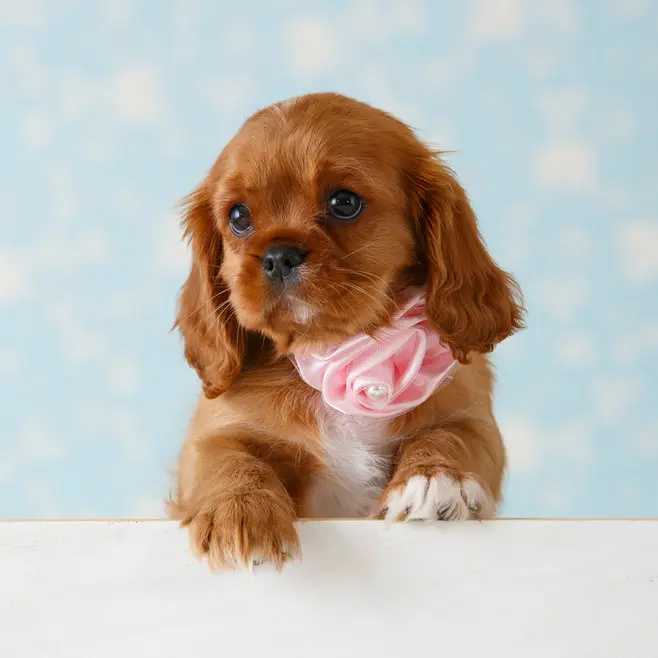
#> input picture test_data/dog.png, 658 x 658 px
$ python Opencv_4.py
#> lines starting #> are read from the running program, lines starting #| are printed output that depends on the picture
import cv2 as cv
# cv.cvtColor()函数灰度处理
# 原始读入为BGR格式
img = cv.imread("test_data/dog.png")
#> img is the input picture: shape (658, 658, 3); mean B, G, R 178, 185.7, 191.8
# 交换通道顺序 BGR->GRB
# summarize: COLOR_BGR2GRAY：原格式->灰度处理
#            COLOR_RGB2GRAY：原格式->RGB变换->灰度处理 especially:原格式为RGB<=>BGR->灰度处理
img_RGB = cv.cvtColor(img, cv.COLOR_BGR2RGB)
# BGR->GRAY
img_gray_0 = cv.cvtColor(img, cv.COLOR_BGR2GRAY)
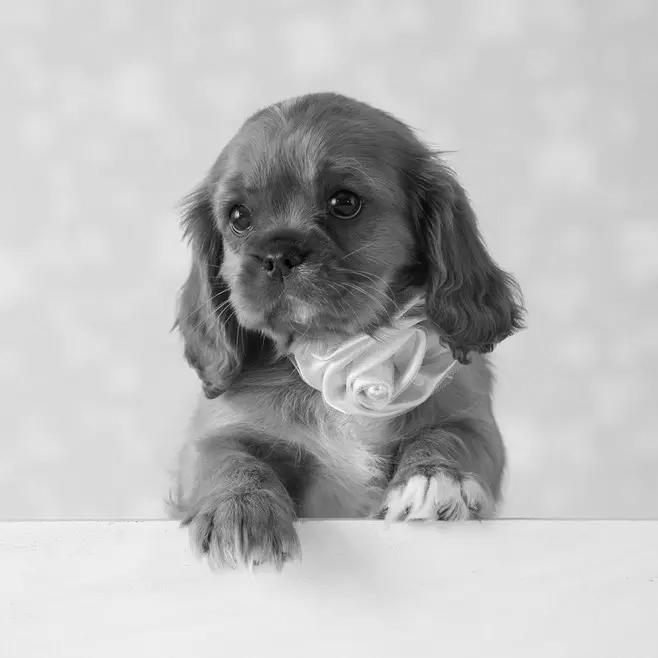
#> img_gray_0: shape (658, 658); min 0, max 255, mean 186.7
# RGB->GRAY
img_gray_1 = cv.cvtColor(img, cv.COLOR_RGB2GRAY)
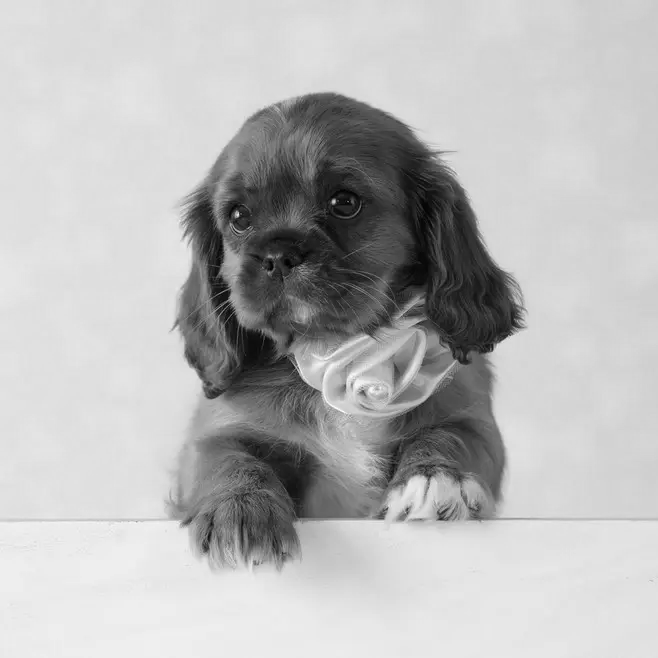
#> img_gray_1: shape (658, 658); min 0, max 255, mean 184.1
# RGB->GRAY BGR(RGB)=RGB
img_gray_2 = cv.cvtColor(img_RGB, cv.COLOR_BGR2GRAY)
# BGR->GRAY RGB(RGB)=BGR
img_gray_3 = cv.cvtColor(img_RGB, cv.COLOR_RGB2GRAY)

cv.imshow("img_GRAY_0",img_gray_0)
cv.imshow("img_GRAY_1",img_gray_1)
cv.imshow("img_GRAY_2",img_gray_2)
cv.imshow("img_GRAY_3",img_gray_3)
cv.waitKey(0)
cv.destroyAllWindows()
